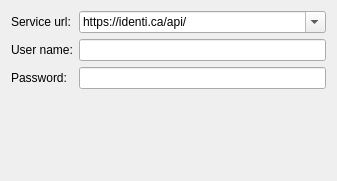
<?xml version="1.0" encoding="UTF-8"?>
<ui version="4.0">
 <class>feedsConfig</class>
 <widget class="QWidget" name="feedsConfig">
  <property name="geometry">
   <rect>
    <x>0</x>
    <y>0</y>
    <width>337</width>
    <height>181</height>
   </rect>
  </property>
  <layout class="QFormLayout" name="formLayout">
   <item row="0" column="0">
    <widget class="QLabel" name="label">
     <property name="text">
      <string>Service url:</string>
     </property>
    </widget>
   </item>
   <item row="1" column="0">
    <widget class="QLabel" name="label_2">
     <property name="text">
      <string>User name:</string>
     </property>
    </widget>
   </item>
   <item row="1" column="1">
    <widget class="QLineEdit" name="kcfg_userName"/>
   </item>
   <item row="2" column="0">
    <widget class="QLabel" name="label_3">
     <property name="text">
      <string>Password:</string>
     </property>
    </widget>
   </item>
   <item row="2" column="1">
    <widget class="QLineEdit" name="kcfg_password">
     <property name="echoMode">
      <enum>QLineEdit::Password</enum>
     </property>
    </widget>
   </item>
   <item row="0" column="1">
    <widget class="QComboBox" name="kcfg_serviceUrl">
     <property name="editable">
      <bool>true</bool>
     </property>
     <item>
      <property name="text">
       <string>https://identi.ca/api/</string>
      </property>
     </item>
     <item>
      <property name="text">
       <string>https://twitter.com/</string>
      </property>
     </item>
    </widget>
   </item>
  </layout>
 </widget>
 <resources/>
 <connections/>
</ui>
